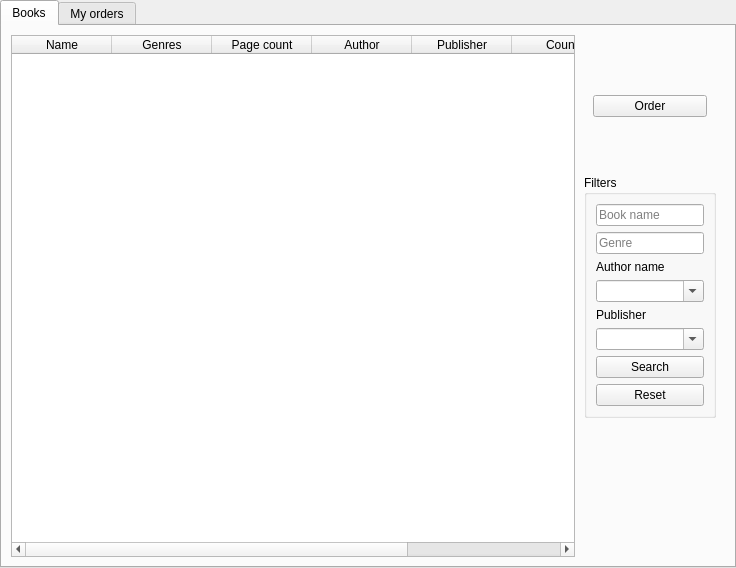
<?xml version="1.0" encoding="UTF-8"?>
<ui version="4.0">
 <class>customerForm</class>
 <widget class="QWidget" name="customerForm">
  <property name="geometry">
   <rect>
    <x>0</x>
    <y>0</y>
    <width>736</width>
    <height>568</height>
   </rect>
  </property>
  <property name="windowTitle">
   <string>Library: Customer</string>
  </property>
  <layout class="QHBoxLayout" name="horizontalLayout">
   <property name="spacing">
    <number>0</number>
   </property>
   <property name="leftMargin">
    <number>0</number>
   </property>
   <property name="topMargin">
    <number>0</number>
   </property>
   <property name="rightMargin">
    <number>0</number>
   </property>
   <property name="bottomMargin">
    <number>0</number>
   </property>
   <item>
    <widget class="QTabWidget" name="tabs">
     <property name="currentIndex">
      <number>0</number>
     </property>
     <property name="elideMode">
      <enum>Qt::ElideMiddle</enum>
     </property>
     <widget class="QWidget" name="booksTab">
      <property name="cursor">
       <cursorShape>ArrowCursor</cursorShape>
      </property>
      <attribute name="title">
       <string>Books</string>
      </attribute>
      <layout class="QHBoxLayout" name="horizontalLayout_2">
       <property name="spacing">
        <number>0</number>
       </property>
       <item>
        <widget class="QTableWidget" name="booksTable">
         <property name="sizeAdjustPolicy">
          <enum>QAbstractScrollArea::AdjustIgnored</enum>
         </property>
         <property name="editTriggers">
          <set>QAbstractItemView::NoEditTriggers</set>
         </property>
         <property name="tabKeyNavigation">
          <bool>false</bool>
         </property>
         <property name="showDropIndicator" stdset="0">
          <bool>false</bool>
         </property>
         <property name="dragDropOverwriteMode">
          <bool>false</bool>
         </property>
         <property name="selectionMode">
          <enum>QAbstractItemView::SingleSelection</enum>
         </property>
         <property name="selectionBehavior">
          <enum>QAbstractItemView::SelectRows</enum>
         </property>
         <property name="showGrid">
          <bool>false</bool>
         </property>
         <property name="cornerButtonEnabled">
          <bool>false</bool>
         </property>
         <attribute name="horizontalHeaderCascadingSectionResizes">
          <bool>false</bool>
         </attribute>
         <attribute name="horizontalHeaderStretchLastSection">
          <bool>true</bool>
         </attribute>
         <attribute name="verticalHeaderCascadingSectionResizes">
          <bool>false</bool>
         </attribute>
         <column>
          <property name="text">
           <string>Name</string>
          </property>
         </column>
         <column>
          <property name="text">
           <string>Genres</string>
          </property>
         </column>
         <column>
          <property name="text">
           <string>Page count</string>
          </property>
         </column>
         <column>
          <property name="text">
           <string>Author</string>
          </property>
         </column>
         <column>
          <property name="text">
           <string>Publisher</string>
          </property>
         </column>
         <column>
          <property name="text">
           <string>Count</string>
          </property>
         </column>
         <column>
          <property name="text">
           <string>Price</string>
          </property>
         </column>
        </widget>
       </item>
       <item>
        <widget class="QWidget" name="widget" native="true">
         <layout class="QVBoxLayout" name="verticalLayout_2">
          <item>
           <widget class="QWidget" name="widget_2" native="true">
            <layout class="QVBoxLayout" name="verticalLayout">
             <item>
              <widget class="QPushButton" name="orderBtn">
               <property name="cursor">
                <cursorShape>PointingHandCursor</cursorShape>
               </property>
               <property name="text">
                <string>Order</string>
               </property>
              </widget>
             </item>
            </layout>
           </widget>
          </item>
          <item>
           <widget class="QWidget" name="widget_4" native="true">
            <layout class="QVBoxLayout" name="verticalLayout_9">
             <property name="spacing">
              <number>0</number>
             </property>
             <property name="leftMargin">
              <number>0</number>
             </property>
             <property name="topMargin">
              <number>0</number>
             </property>
             <property name="rightMargin">
              <number>0</number>
             </property>
             <property name="bottomMargin">
              <number>0</number>
             </property>
             <item>
              <widget class="QGroupBox" name="groupBox">
               <property name="title">
                <string>Filters</string>
               </property>
               <layout class="QVBoxLayout" name="verticalLayout_10">
                <item alignment="Qt::AlignHCenter">
                 <widget class="QLineEdit" name="lineEdit">
                  <property name="placeholderText">
                   <string>Book name</string>
                  </property>
                 </widget>
                </item>
                <item alignment="Qt::AlignHCenter">
                 <widget class="QLineEdit" name="lineEdit_2">
                  <property name="placeholderText">
                   <string>Genre</string>
                  </property>
                 </widget>
                </item>
                <item>
                 <widget class="QLabel" name="label">
                  <property name="text">
                   <string>Author name</string>
                  </property>
                 </widget>
                </item>
                <item>
                 <widget class="QComboBox" name="authorsList">
                  <property name="editable">
                   <bool>true</bool>
                  </property>
                  <property name="currentIndex">
                   <number>0</number>
                  </property>
                  <item>
                   <property name="text">
                    <string/>
                   </property>
                  </item>
                 </widget>
                </item>
                <item>
                 <widget class="QLabel" name="label_2">
                  <property name="text">
                   <string>Publisher</string>
                  </property>
                 </widget>
                </item>
                <item>
                 <widget class="QComboBox" name="publishersList">
                  <property name="editable">
                   <bool>true</bool>
                  </property>
                  <item>
                   <property name="text">
                    <string/>
                   </property>
                  </item>
                 </widget>
                </item>
                <item>
                 <widget class="QPushButton" name="pushButton_14">
                  <property name="cursor">
                   <cursorShape>PointingHandCursor</cursorShape>
                  </property>
                  <property name="text">
                   <string>Search</string>
                  </property>
                 </widget>
                </item>
                <item>
                 <widget class="QPushButton" name="pushButton_18">
                  <property name="text">
                   <string>Reset</string>
                  </property>
                 </widget>
                </item>
               </layout>
              </widget>
             </item>
            </layout>
           </widget>
          </item>
          <item>
           <widget class="QWidget" name="widget_3" native="true"/>
          </item>
         </layout>
        </widget>
       </item>
      </layout>
     </widget>
     <widget class="QWidget" name="ordersTab">
      <attribute name="title">
       <string>My orders</string>
      </attribute>
      <layout class="QHBoxLayout" name="horizontalLayout_5">
       <item>
        <widget class="QTableWidget" name="ordersTable">
         <property name="sizeAdjustPolicy">
          <enum>QAbstractScrollArea::AdjustIgnored</enum>
         </property>
         <property name="editTriggers">
          <set>QAbstractItemView::NoEditTriggers</set>
         </property>
         <property name="tabKeyNavigation">
          <bool>false</bool>
         </property>
         <property name="selectionMode">
          <enum>QAbstractItemView::SingleSelection</enum>
         </property>
         <property name="selectionBehavior">
          <enum>QAbstractItemView::SelectRows</enum>
         </property>
         <property name="showGrid">
          <bool>false</bool>
         </property>
         <attribute name="horizontalHeaderStretchLastSection">
          <bool>true</bool>
         </attribute>
         <column>
          <property name="text">
           <string>Book name</string>
          </property>
         </column>
         <column>
          <property name="text">
           <string>Order date</string>
          </property>
         </column>
        </widget>
       </item>
       <item>
        <widget class="QWidget" name="widget_16" native="true">
         <layout class="QVBoxLayout" name="verticalLayout_7">
          <item>
           <widget class="QWidget" name="widget_17" native="true">
            <layout class="QVBoxLayout" name="verticalLayout_8">
             <item>
              <widget class="QPushButton" name="pushButton_9">
               <property name="cursor">
                <cursorShape>PointingHandCursor</cursorShape>
               </property>
               <property name="text">
                <string>Cancel</string>
               </property>
              </widget>
             </item>
            </layout>
           </widget>
          </item>
          <item>
           <widget class="QWidget" name="widget_18" native="true"/>
          </item>
          <item>
           <widget class="QWidget" name="widget_19" native="true"/>
          </item>
         </layout>
        </widget>
       </item>
      </layout>
     </widget>
    </widget>
   </item>
  </layout>
 </widget>
 <resources/>
 <connections/>
</ui>
